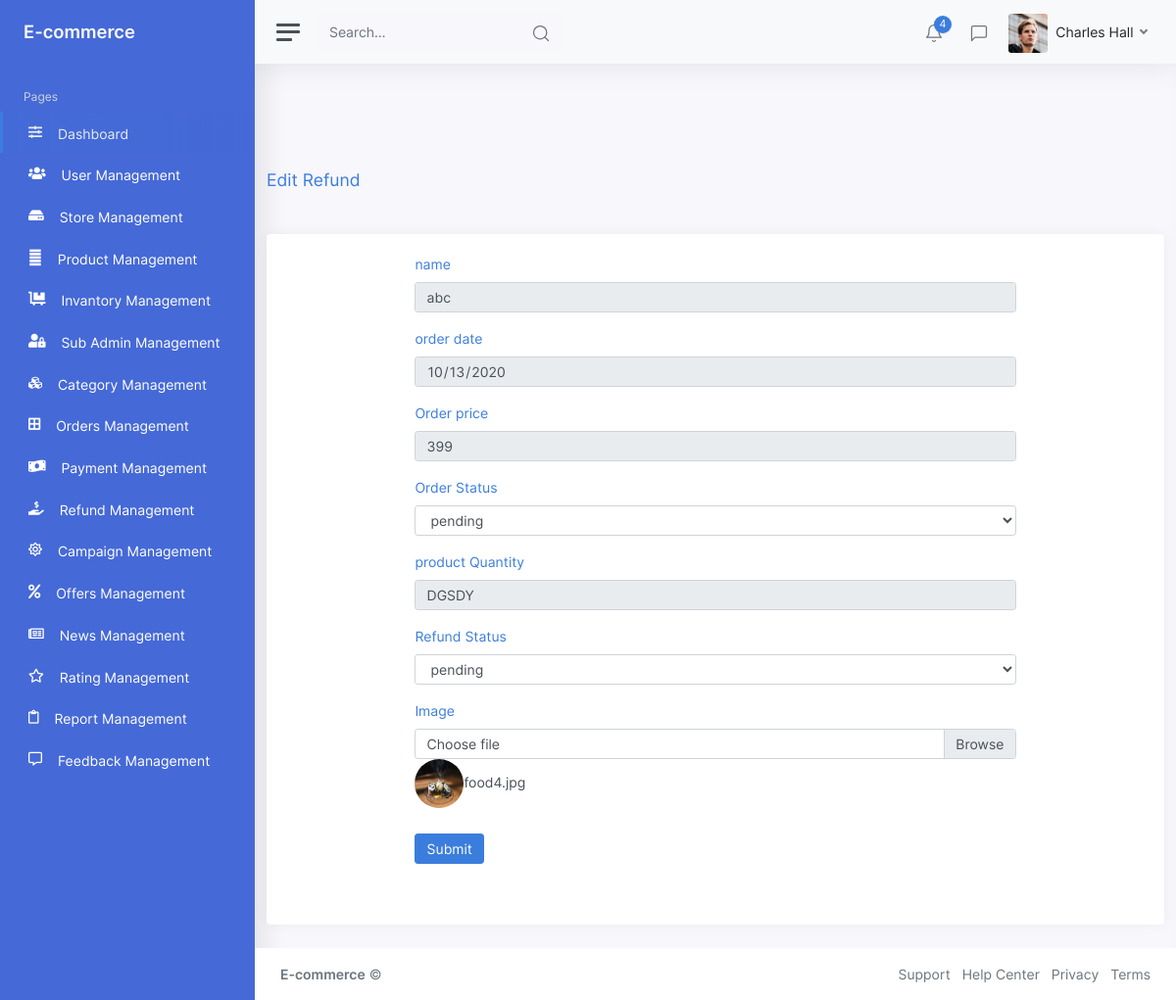
The app's page /Edititems/Editrefund/1 with its own data.
### tables this page shows
CREATE TABLE `refund` (
  `order_id` int(11) NOT NULL,
  `name` varchar(255) NOT NULL,
  `image` varchar(255) NOT NULL,
  `order_date` varchar(255) NOT NULL,
  `order_price` int(255) NOT NULL,
  `order_status` varchar(255) NOT NULL,
  `product_quantity` varchar(255) NOT NULL,
  `refund_status` varchar(255) NOT NULL,
  `created_at` varchar(255) NOT NULL
);

### application/controllers/Edititems.php (called while the page is built, shortened)
<?php
class Edititems extends Admin
{
	public function __construct()
	{
		$this->load->model('MyModel');
		$this->load->model('Common_model');
	}
	public function Editrefund()
	{
		$id = $this->uri->segment(3);
		if ($id != '') {
			$dbdata = $this->Common_model->_selectById('refund', '*', ['order_id' => $id]);
			if (!empty($dbdata)) {
				$config['upload_path'] = './uploads/RefundImage/';
				$config['allowed_types'] = 'gif|jpg|png';
				$this->load->library('upload', $config);
				$this->viewData['dbdata'] = $dbdata;
				$this->load->view('EditView/Editrefund', $this->viewData);
			}
		} else {
			$this->session->set_flashdata('success', 'Something went wrong. Please try again.');
		}
	}
}

### index.php (called while the page is built, shortened)
<?php
require_once BASEPATH.'core/CodeIgniter.php';

### application/models/Common_model.php (called while the page is built, shortened)
<?php
class Common_model extends CI_Model
{
    function _selectById($table, $column = '*', $condition = array())
    {
        if (count($condition) > 0) {
            $this->db->where($condition);
        }
        $this->db->select($column, false);
        $resSQL = $this->db->get($table);
        if ($resSQL->num_rows() > 0) {
            $result = $resSQL->row_array();
            return $result;
        } else {
            return false;
        }
    }
}
?>

### application/views/EditView/EditRefund.php (the view, shortened to what this page needs)
<?php include_once('header.php');
include_once('sidebar.php'); ?>
<br><br><br><br>
<div class="container">
    <div class="breadcrumb-header justify-content-between">
        <div class="my-auto">
            <div class="d-flex">
                <h4 class="content-title mb-0 my-auto text-primary">Edit Refund</h4>
            </div>
        </div>
    </div>
    <br>
    <div class="card">
        <div class="card-body">
            <form class="form-size" action="<?php echo base_url("Edititems/Editrefund/{$dbdata['order_id']}"); ?>" method="POST" enctype="multipart/form-data">
                <div class="form-group">
                    <label class="text-primary">name</label>
                    <input type="text" class="form-control" value="<?= $dbdata['name'] ?>" id="inputEmail" name="name" placeholder="product name" required readonly>
                </div>
                <div class="form-group">
                    <label class="text-primary">order date</label>
                    <input type="date" class="form-control" value="<?= $dbdata['order_date'] ?>" id="inputPassword" name="orderdate" placeholder="order date" required  readonly>
                </div>
                <div class="form-group">
                    <label class="text-primary">Order price</label>
                    <input type="text" class="form-control" value="<?= $dbdata['order_price'] ?>" id="inputPassword" name="orderprice" placeholder="Order price" required readonly>
                </div>
                <div class="form-group">
                    <label class="text-primary">Order Status</label>
                    <select name="orderstatus" class="form-control" value="<?= $dbdata['order_status'] ?>" id="exampleFormControlSelect1">
                        <option>pending</option>
                    </select>
                </div>
                <div class="form-group">
                    <label class="text-primary">product Quantity</label>
                    <input type="text" class="form-control" value="<?= $dbdata['product_quantity'] ?>" id="inputPassword" name="productquantity" placeholder="product Quantity" required readonly>
                </div>
                <div class="form-group">
                    <label class="text-primary">Refund Status</label>
                    <select name="refundstatus" class="form-control" value="<?= $dbdata['refund_status'] ?>" id="exampleFormControlSelect1">
                        <option>pending</option>
                    </select>
                </div>
                <label class="text-primary">Image</label>
                <div class="custom-file">
                    <td><img src="<?php echo base_url("/uploads/RefundImage/");?><?= $dbdata['image'] ?>"  alt="photo" style="border-radius:50%;" height="50px"; width="50px";/><?= $dbdata['image'] ?></td>
                    <label class="custom-file-label" for="customFile">Choose file</label>
                </div>
                <br><br><br>
                <input type="submit" class="btn btn-primary">
            </form>
        </div>
        <br><br>
    </div>
</div>
<?php include_once('footer.php'); ?>

### application/views/EditView/EditRefund.php (style rules this page uses)
.form-size { width: 70%; margin-left: 15%; }

### records on screen
refund: name "abc", orderdate "10/13/2020", orderprice "399", orderstatus "pending", productquantity "DGSDY", refundstatus "pending", image (picture), image "food4.jpg"
